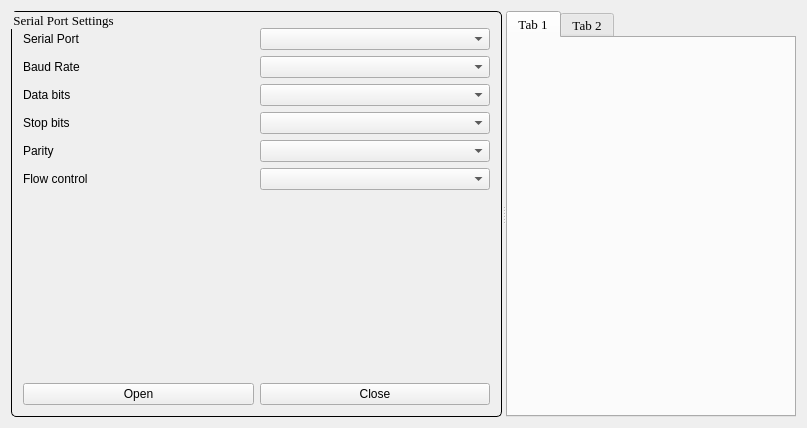
<?xml version="1.0" encoding="UTF-8"?>
<ui version="4.0">
 <class>Widget</class>
 <widget class="QWidget" name="Widget">
  <property name="geometry">
   <rect>
    <x>0</x>
    <y>0</y>
    <width>807</width>
    <height>428</height>
   </rect>
  </property>
  <property name="font">
   <font>
    <family>Times New Roman</family>
    <pointsize>10</pointsize>
   </font>
  </property>
  <property name="windowTitle">
   <string>Widget</string>
  </property>
  <layout class="QHBoxLayout" name="horizontalLayout_8">
   <item>
    <widget class="QSplitter" name="splitter">
     <property name="orientation">
      <enum>Qt::Horizontal</enum>
     </property>
     <widget class="QGroupBox" name="groupBox">
      <property name="font">
       <font>
        <family>Times New Roman</family>
        <pointsize>10</pointsize>
       </font>
      </property>
      <property name="styleSheet">
       <string notr="true">QGroupBox {
    padding-top: 5px;
    border: 1px solid black;
    border-radius: 5px;
}</string>
      </property>
      <property name="title">
       <string>Serial Port Settings</string>
      </property>
      <layout class="QVBoxLayout" name="verticalLayout">
       <item>
        <layout class="QHBoxLayout" name="horizontalLayout">
         <item>
          <widget class="QLabel" name="label">
           <property name="text">
            <string>Serial Port</string>
           </property>
          </widget>
         </item>
         <item>
          <widget class="QComboBox" name="serialPortInfoListBox"/>
         </item>
        </layout>
       </item>
       <item>
        <layout class="QHBoxLayout" name="horizontalLayout_2">
         <item>
          <widget class="QLabel" name="label_2">
           <property name="text">
            <string>Baud Rate</string>
           </property>
          </widget>
         </item>
         <item>
          <widget class="QComboBox" name="baudRateBox"/>
         </item>
        </layout>
       </item>
       <item>
        <layout class="QHBoxLayout" name="horizontalLayout_3">
         <item>
          <widget class="QLabel" name="label_3">
           <property name="text">
            <string>Data bits</string>
           </property>
          </widget>
         </item>
         <item>
          <widget class="QComboBox" name="dataBitsBox"/>
         </item>
        </layout>
       </item>
       <item>
        <layout class="QHBoxLayout" name="horizontalLayout_4">
         <item>
          <widget class="QLabel" name="label_5">
           <property name="text">
            <string>Stop bits</string>
           </property>
          </widget>
         </item>
         <item>
          <widget class="QComboBox" name="stopBitsBox"/>
         </item>
        </layout>
       </item>
       <item>
        <layout class="QHBoxLayout" name="horizontalLayout_5">
         <item>
          <widget class="QLabel" name="label_4">
           <property name="text">
            <string>Parity</string>
           </property>
          </widget>
         </item>
         <item>
          <widget class="QComboBox" name="parityBox"/>
         </item>
        </layout>
       </item>
       <item>
        <layout class="QHBoxLayout" name="horizontalLayout_6">
         <item>
          <widget class="QLabel" name="label_6">
           <property name="text">
            <string>Flow control</string>
           </property>
          </widget>
         </item>
         <item>
          <widget class="QComboBox" name="flowControlBox"/>
         </item>
        </layout>
       </item>
       <item>
        <spacer name="verticalSpacer">
         <property name="orientation">
          <enum>Qt::Vertical</enum>
         </property>
         <property name="sizeHint" stdset="0">
          <size>
           <width>20</width>
           <height>40</height>
          </size>
         </property>
        </spacer>
       </item>
       <item>
        <layout class="QHBoxLayout" name="horizontalLayout_7">
         <item>
          <widget class="QPushButton" name="openPortButton">
           <property name="text">
            <string>Open</string>
           </property>
          </widget>
         </item>
         <item>
          <widget class="QPushButton" name="closePortButton">
           <property name="text">
            <string>Close</string>
           </property>
          </widget>
         </item>
        </layout>
       </item>
      </layout>
     </widget>
     <widget class="QTabWidget" name="tabWidget">
      <widget class="QWidget" name="tab">
       <attribute name="title">
        <string>Tab 1</string>
       </attribute>
      </widget>
      <widget class="QWidget" name="tab_2">
       <attribute name="title">
        <string>Tab 2</string>
       </attribute>
      </widget>
     </widget>
    </widget>
   </item>
  </layout>
 </widget>
 <layoutdefault spacing="6" margin="11"/>
 <resources/>
 <connections/>
</ui>
